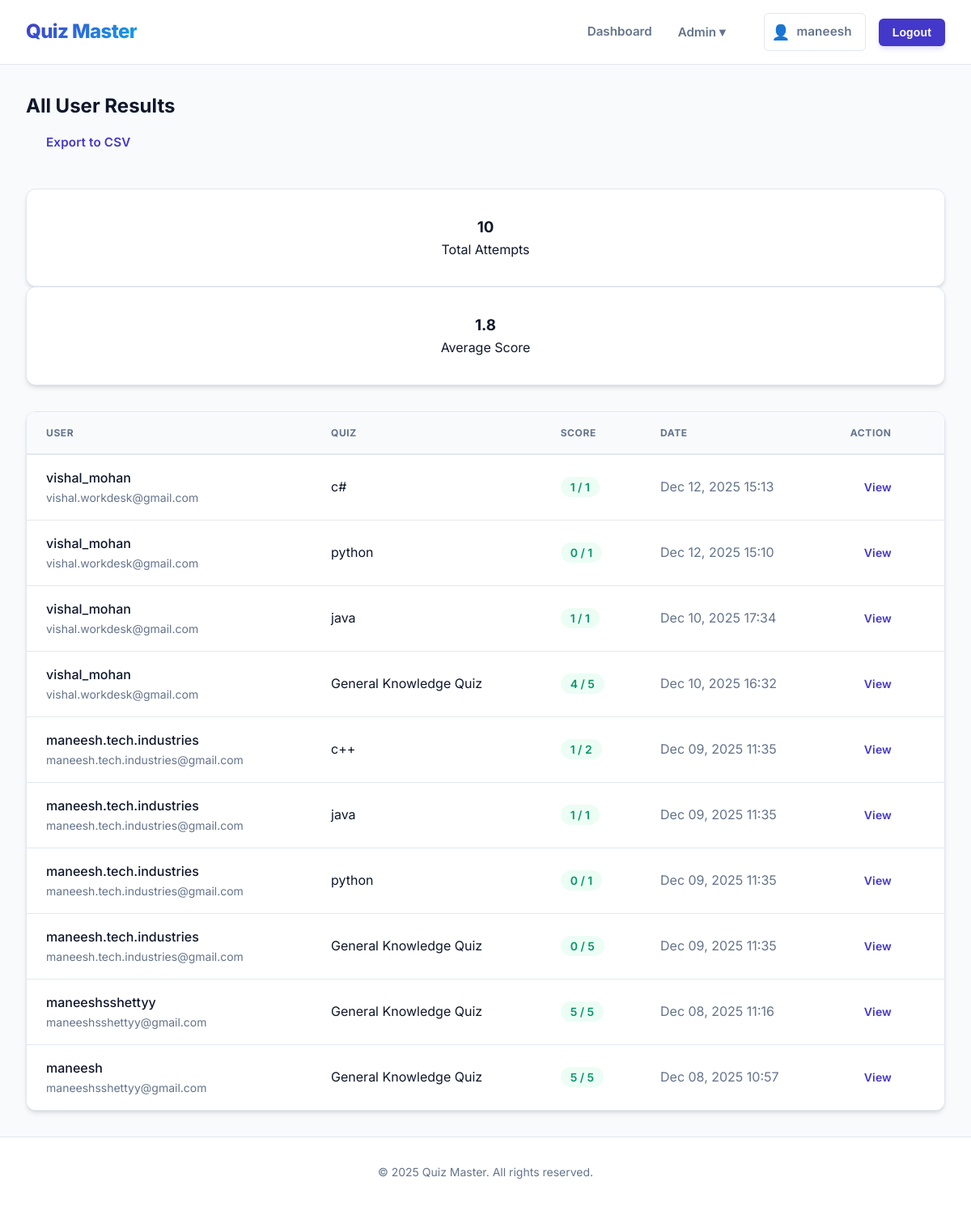
The app's page /results/ (signed in), older data.
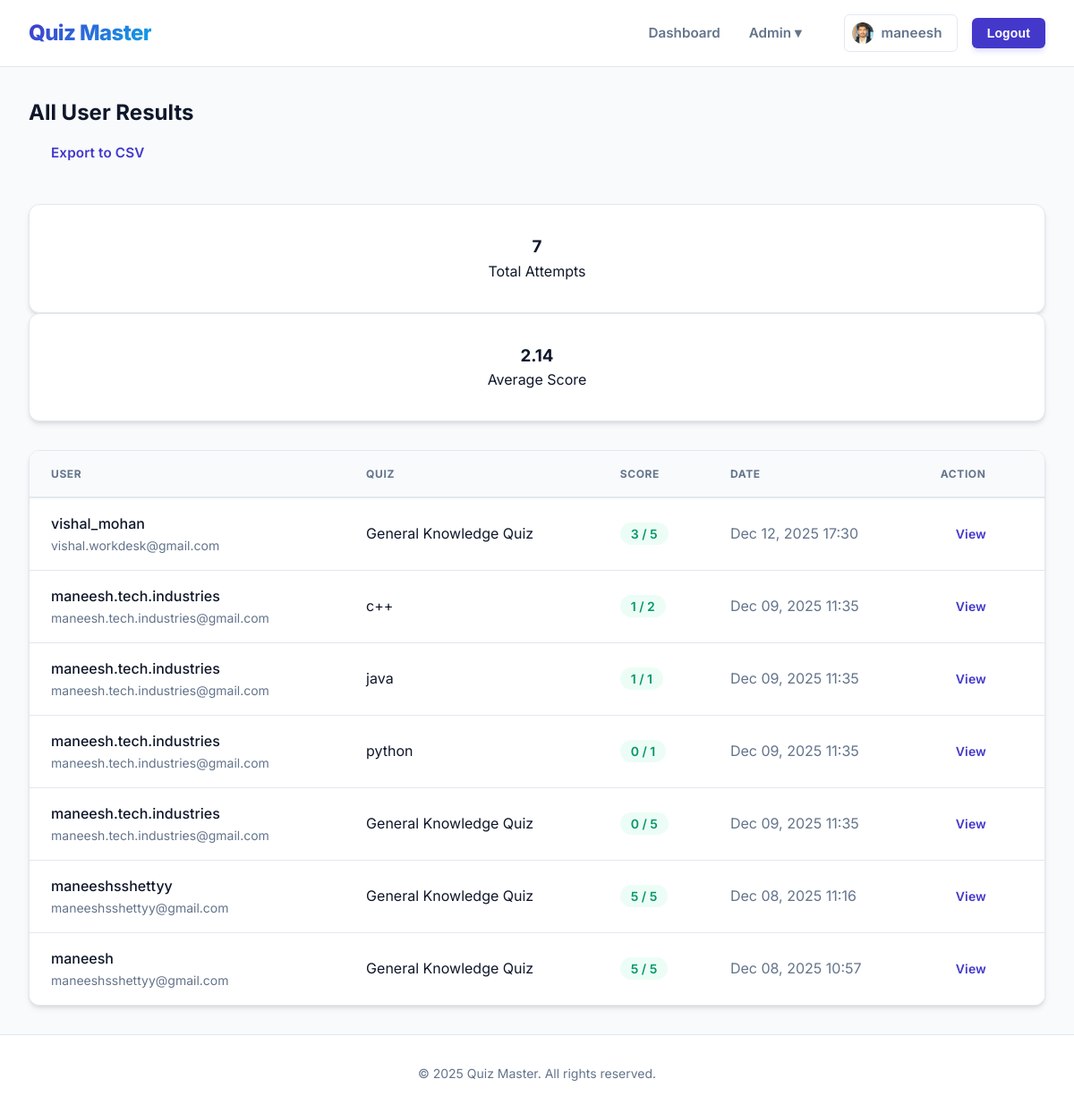
The same page, newer data.
### quiz_master/models.py (models this page shows, shortened)
class Result(models.Model):
    user = models.ForeignKey(User, on_delete=models.CASCADE)
    quiz = models.ForeignKey(Quiz, on_delete=models.CASCADE)
    score = models.IntegerField()
    total_questions = models.IntegerField()
    date_taken = models.DateTimeField(auto_now_add=True)

class Quiz(models.Model):
    title = models.CharField(max_length=200)
    description = models.TextField(blank=True)
    time_limit = models.IntegerField(default=10, help_text="Time limit in minutes")
    created_at = models.DateTimeField(auto_now_add=True)

class UserProfile(models.Model):
    user = models.OneToOneField(User, on_delete=models.CASCADE)
    image = models.ImageField(default='default.jpg', upload_to='profile_pics')

### quiz_master/views.py (the view, shortened to what this page needs)
# urls.py: path('results/', views.admin_results, name='admin_results'),
@user_passes_test(is_admin)
def admin_results(request):
    results = Result.objects.all().order_by('-date_taken')
    total_attempts = results.count()
    overall_avg_score = results.aggregate(Avg('score'))['score__avg'] or 0
    context = {
        'results': results,
        'total_attempts': total_attempts,
        'overall_avg_score': round(overall_avg_score, 2)
    }
    return render(request, 'quiz_master/admin_results.html', context)

### quiz_master/views.py (called while the page is built)
def is_admin(user):
    return user.is_superuser

### quiz_master/templates/quiz_master/admin_results.html (shortened to what this page needs)
{% extends 'quiz_master/base.html' %}
{% block content %}
<div class="d-flex justify-content-between align-items-center mb-4">
    <h2 style="color: var(--text-main); margin: 0;">All User Results</h2>
    <a href="?export=csv" class="btn btn-success">
         Export to CSV
    </a>
</div>
<div class="row mb-4">
    <div class="col-md-6">
        <div class="card bg-primary text-white text-center p-3">
            <h3>{{ total_attempts }}</h3>
            <p class="mb-0">Total Attempts</p>
        </div>
    </div>
    <div class="col-md-6">
        <div class="card bg-info text-white text-center p-3">
            <h3>{{ overall_avg_score }}</h3>
            <p class="mb-0">Average Score</p>
        </div>
    </div>
</div>
<div class="card" style="overflow-x: auto; padding: 0;">
    <table style="margin: 0;">
        <thead>
            <tr>
                <th>User</th>
                <th>Quiz</th>
                <th>Score</th>
                <th>Date</th>
                <th>Action</th>
            </tr>
        </thead>
        <tbody>
            {% for result in results %}
            <tr>
                <td>
                    <div style="font-weight: 500;">{{ result.user.username }}</div>
                    <div style="font-size: 0.875rem; color: var(--text-muted);">{{ result.user.email }}</div>
                </td>
                <td>{{ result.quiz.title }}</td>
                <td>
                    <span
                        style="background: #ecfdf5; color: #059669; padding: 0.25rem 0.75rem; border-radius: 999px; font-weight: 600; font-size: 0.875rem;">
                        {{ result.score }} / {{ result.total_questions }}
                    </span>
                </td>
                <td style="color: var(--text-muted);">{{ result.date_taken|date:"M d, Y H:i" }}</td>
                <td>
                    <a href="{% url 'result_detail' result.id %}" class="btn btn-sm btn-outline-secondary">View</a>
                </td>
            </tr>
            {% endfor %}
        </tbody>
    </table>
</div>
{% endblock %}

### quiz_master/templates/quiz_master/base.html (shortened to what this page needs)
{% load static %}
<!DOCTYPE html>
<html lang="en">
<head>
    <link rel="stylesheet" href="{% static 'quiz_master/css/style.css' %}?v=2.0">
</head>
<body>
    <nav>
        <div class="nav-content">
            <a href="{% url 'dashboard' %}" class="nav-brand">
                Quiz Master
            </a>
            <div class="nav-links">
                <a href="{% url 'dashboard' %}"
                    class="{% if request.resolver_match.url_name == 'dashboard' %}active{% endif %}">Dashboard</a>
                {% if user.is_superuser %}
                <div class="dropdown">
                    <a href="#" class="{% if 'admin' in request.path %}active{% endif %}">Admin ▾</a>
                </div>
                {% endif %}
                {% if user.is_authenticated %}
                <div style="margin-left: 1rem; display: flex; align-items: center; gap: 1rem;">
                    <a href="{% url 'edit_profile' %}" class="btn btn-secondary btn-sm"
                        style="display: flex; align-items: center; gap: 0.5rem; text-decoration: none; padding-left: 0.5rem;">
                        {% if user.userprofile.image %}
                        <img src="{{ user.userprofile.image.url }}" alt=""
                            style="width: 24px; height: 24px; border-radius: 50%; object-fit: cover;">
                        {% else %}
                        <span style="font-size: 1.2em;">👤</span>
                        {% endif %}
                        {{ user.username }}
                    </a>
                    <form action="{% url 'logout' %}" method="post" style="display:inline;">
                        <button type="submit" class="btn btn-primary btn-sm">Logout</button>
                    </form>
                </div>
                {% endif %}
            </div>
        </div>
    </nav>
    <div class="container">
        {% block content %}
        {% endblock %}
    </div>
    <footer>
        <div class="container" style="padding: 0;">
            <p>&copy; {% now "Y" %} Quiz Master. All rights reserved.</p>
        </div>
    </footer>
</body>
</html>

### quiz_master/static/quiz_master/css/style.css (style rules this page uses)
:root { --primary: #4338ca; --primary-light: #6366f1; --primary-dark: #312e81; --secondary: #64748b; --accent: #0ea5e9; --background: #f8fafc; --surface: #ffffff; --surface-hover: #f1f5f9; --text-main: #0f172a; --text-muted: #64748b; --text-light: #94a3b8; --border: #e2e8f0; --success: #10b981; --success-bg: #ecfdf5; --success-text: #065f46; --error: #ef4444; --error-bg: #fef2f2; --error-text: #991b1b; --warning: #f59e0b; --radius: 0.75rem; --radius-sm: 0.375rem; --shadow-sm: 0 1px 2px 0 rgb(0 0 0 / 0.05); --shadow: 0 4px 6px -1px rgb(0 0 0 / 0.1), 0 2px 4px -2px rgb(0 0 0 / 0.1); --shadow-md: 0 10px 15px -3px rgb(0 0 0 / 0.1), 0 4px 6px -4px rgb(0 0 0 / 0.1); --shadow-lg: 0 20px 25px -5px rgb(0 0 0 / 0.1), 0 10px 10px -5px rgb(0 0 0 / 0.1); --font-sans: 'Inter', system-ui, -apple-system, sans-serif; --transition: all 0.2s cubic-bezier(0.4, 0, 0.2, 1); }
*, *::before, *::after { box-sizing: border-box; margin: 0; padding: 0; }
body { font-family: var(--font-sans); background-color: var(--background); color: var(--text-main); line-height: 1.6; min-height: 100vh; display: flex; flex-direction: column; -webkit-font-smoothing: antialiased; }
a { color: var(--primary); text-decoration: none; transition: var(--transition); }
img { max-width: 100%; display: block; }
.container { width: 100%; max-width: 1200px; margin: 0 auto; padding: 2rem; flex: 1; }
nav { background: var(--surface); border-bottom: 1px solid var(--border); position: sticky; top: 0; z-index: 50; backdrop-filter: blur(8px); background-color: rgba(255, 255, 255, 0.9); }
.nav-content { max-width: 1200px; margin: 0 auto; padding: 1rem 2rem; display: flex; justify-content: space-between; align-items: center; }
.nav-brand { font-weight: 800; font-size: 1.5rem; background: linear-gradient(135deg, var(--primary) 0%, var(--accent) 100%); background-clip: text; -webkit-background-clip: text; -webkit-text-fill-color: transparent; letter-spacing: -0.025em; }
.nav-links { display: flex; gap: 2rem; align-items: center; }
.nav-links a { color: var(--text-muted); font-weight: 600; font-size: 0.95rem; position: relative; }
.card { background: var(--surface); border-radius: var(--radius); box-shadow: var(--shadow); padding: 2rem; border: 1px solid var(--border); transition: var(--transition); }
.btn { display: inline-flex; align-items: center; justify-content: center; padding: 0.75rem 1.5rem; border-radius: var(--radius-sm); font-weight: 600; text-align: center; cursor: pointer; transition: var(--transition); border: 1px solid transparent; font-size: 0.95rem; letter-spacing: 0.01em; }
.btn-primary { background-color: var(--primary); color: white; box-shadow: 0 4px 6px -1px rgba(79, 70, 229, 0.2); }
.btn-secondary { background-color: var(--surface); border-color: var(--border); color: var(--text-main); }
.btn-sm { padding: 0.5rem 1rem; font-size: 0.875rem; }
table { width: 100%; border-collapse: collapse; background: var(--surface); }
th, td { padding: 1rem 1.5rem; text-align: left; border-bottom: 1px solid var(--border); }
th { font-weight: 600; color: var(--text-muted); background-color: var(--background); font-size: 0.875rem; text-transform: uppercase; letter-spacing: 0.05em; }
td { color: var(--text-main); }
tr:last-child td { border-bottom: none; }
footer { margin-top: auto; padding: 2rem 0; text-align: center; color: var(--text-muted); font-size: 0.875rem; border-top: 1px solid var(--border); background: var(--surface); }
.text-center { text-align: center; }
.mb-4 { margin-bottom: 2rem; }
.dropdown { position: relative; display: inline-block; }
table th { background-color: #f8fafc; color: var(--text-muted); font-weight: 700; text-transform: uppercase; font-size: 0.75rem; letter-spacing: 0.05em; border-bottom: 2px solid var(--border); }
table tr:last-child td { border-bottom: none; }

Row changes from the older to the newer data that the page shows:
removed Result: user.username "vishal_mohan", user.email "vishal.workdesk@gmail.com", quiz "c#", score "1", total_questions "1", date_taken "Dec 12, 2025 15:13"
removed Result: user.username "vishal_mohan", user.email "vishal.workdesk@gmail.com", quiz "python", score "0", total_questions "1", date_taken "Dec 12, 2025 15:10"
removed Result: user.username "vishal_mohan", user.email "vishal.workdesk@gmail.com", quiz "java", score "1", total_questions "1", date_taken "Dec 10, 2025 17:34"
removed Result: user.username "vishal_mohan", user.email "vishal.workdesk@gmail.com", quiz "General Knowledge Quiz", score "4", total_questions "5", date_taken "Dec 10, 2025 16:32"
added Result: user.username "vishal_mohan", user.email "vishal.workdesk@gmail.com", quiz "General Knowledge Quiz", score "3", total_questions "5", date_taken "Dec 12, 2025 17:30"
Text that changed along with them:
{{ total_attempts }}: "10" → "7"
{{ overall_avg_score }}: "1.8" → "2.14"
